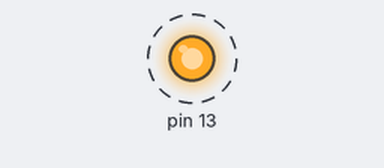
Simulated run of this sketch. Board: Arduino Uno, built with avr-gcc and run on an emulated ATmega328P. Shown: output pins drawn as LEDs (lit = HIGH). Dashed ring = blinking.

Above: at 0.2 s.
Timing chart, 0 to 3.0 s (numbered marks = the images above):
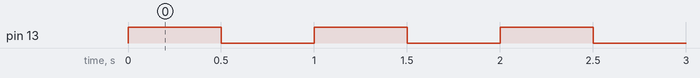

Measured:
- by itself, pin 13: alternates HIGH for 0.50 s and LOW for 0.50 s

The sketch:

ex13_extend_01_b.ino
```cpp
// LED 0.5초 간격 점멸 (C/C++ 코드)

#include <Arduino.h>

void setup() {
  pinMode(13, OUTPUT);
}

void loop() {
  digitalWrite(13, 1);
  delay(500);
  digitalWrite(13, 0);
  delay(500);
}

int main() {
  init();
  setup();
  for (;;) {
    loop();
    if (serialEventRun) serialEventRun();
  }
  return 0;
}
```
